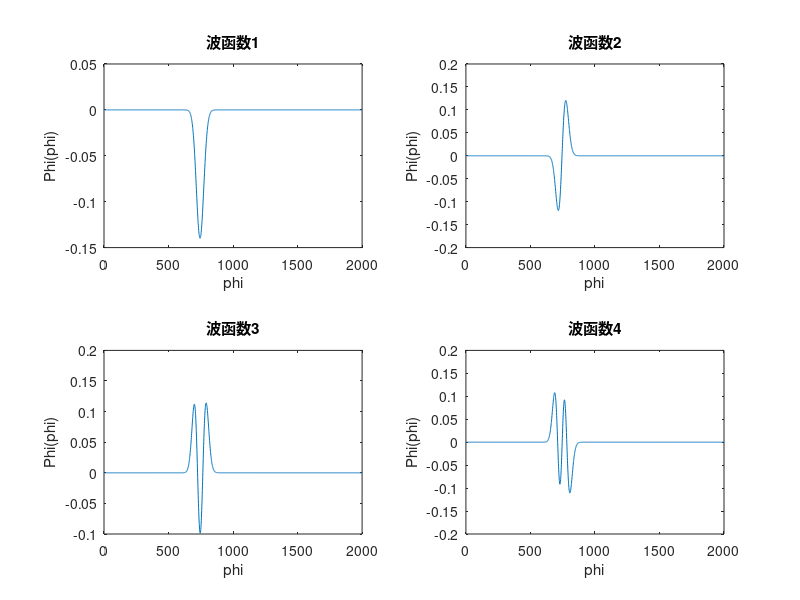

Here is the MATLAB script that generated this plot:
clc,clear
Ic=36*10^(-6);
Ib=0.92*Ic;
C=5.8*10^(-12);
phi0=2*10^(-15);
Ej=Ic*phi0/2/pi;
e=1.6*10^(-19);
deltau=2^(0.5)*Ic*phi0*(1-Ib/Ic)^1.5/pi;
hbar=6.626*10^(-34)/(2*pi);
f=@(x)cos(2*pi*x/phi0)*Ej+Ib*x;
xmax=fminbnd(f,-2*10^(-15),-0.5*10^(-15));
f1=@(x)-cos(2*pi*x/phi0)*Ej-Ib*x;
xmin=fminbnd(f,-0.5*10^(-15),0.5*10^(-15));
a=0;
b=0.5*phi0;
N=2000;
dx=(b-a)/N;
S=1/dx^2*(-2*eye(N-1)+diag(ones(1,N-2),1)+diag(ones(1,N-2),-1));
phi=a:dx:b;
u=-cos(2*pi*phi/phi0)*Ej-Ib*phi;
U=diag(u(2:end-1));
H=-hbar^2/2/C*S+U;
E=eig(H);
[P,D]=eig(H,'nobalance');
subplot(2,2,1)
plot(P(:,104))
ylabel('Phi(phi)');
xlabel('phi');
title('波函数1');%在一幅图中显示
subplot(2,2,2)
plot(P(:,105))
ylabel('Phi(phi)');
xlabel('phi');
title('波函数2');%在一幅图中显示
subplot(2,2,3)
plot(P(:,106))
ylabel('Phi(phi)');
xlabel('phi');
title('波函数3');%在一幅图中显示
subplot(2,2,4)
plot(P(:,108))
ylabel('Phi(phi)');
xlabel('phi');
title('波函数4');%在一幅图中显示





